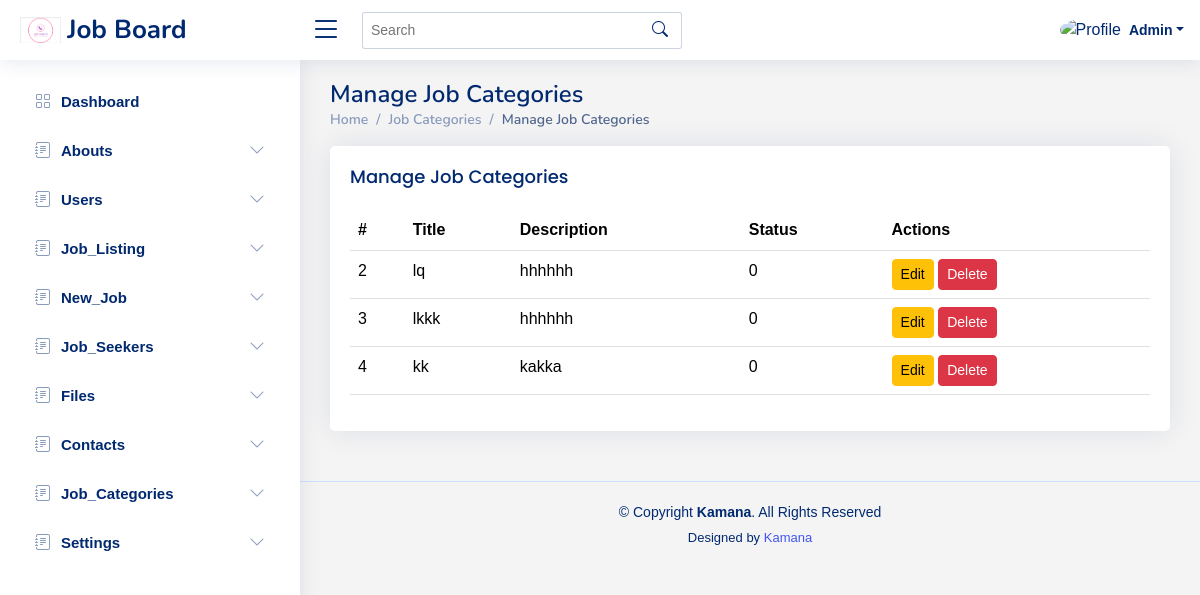
/admin/job_categories/index.php (signed in), run on the app's committed database.
### tables this page shows
CREATE TABLE `job_categories` (
  `id` int(11) NOT NULL,
  `title` varchar(30) NOT NULL,
  `description` text NOT NULL,
  `status` int(11) NOT NULL DEFAULT 1,
  `created_at` timestamp NOT NULL DEFAULT current_timestamp(),
  `updated_at` timestamp NOT NULL DEFAULT current_timestamp()
);

### admin/job_categories/index.php (the view, shortened to what this page needs)
<?php
require('../includes/header.php');
require('../includes/navbar.php');
require('../includes/sidebar.php');
?>
<main id="main" class="main">
    <div class="pagetitle">
        <h1>Manage Job Categories</h1>
        <nav>
            <ol class="breadcrumb">
                <li class="breadcrumb-item"><a href="index.html">Home</a></li>
                <li class="breadcrumb-item">Job Categories</li>
                <li class="breadcrumb-item active">Manage Job Categories</li>
            </ol>
        </nav>
    </div>
    <section class="section">
        <div class="row">
            <div class="col-lg-12">
                <div class="card">
                    <div class="card-body">
                        <h5 class="card-title">Manage Job Categories</h5>
                        <table class="table">
                            <thead>
                                <tr>
                                    <th scope="col">#</th>
                                    <th scope="col">Title</th>
                                    <th scope="col">Description</th>
                                    <th scope="col">Status</th>
                                    <th scope="col">Actions</th>
                                </tr>
                            </thead>
                            <tbody>
                                <?php
                                $select_query = "SELECT * FROM job_categories";
                                $result = mysqli_query($con, $select_query);
                                while ($row = mysqli_fetch_assoc($result)) {
                                    echo "<tr>";
                                    echo "<td>{$row['id']}</td>";
                                    echo "<td>{$row['title']}</td>";
                                    echo "<td>{$row['description']}</td>";
                                    echo "<td>{$row['status']}</td>";
                                    echo "<td>
                                                              <a href='edit.php?id={$row['id']}' class='btn btn-warning btn-sm'>Edit</a>
                                                              <a href='delete.php?id={$row['id']}' class='btn btn-danger btn-sm' onclick='return confirm(\"Are you sure you want to delete this job?\")'>Delete</a>
                                                            </td>";
                                    echo "</tr>";
                                  }
                                ?>
                            </tbody>
                        </table>
                    </div>
                </div>
            </div>
        </div>
    </section>
</main>
<?php require('../includes/footer.php'); ?>

### admin/assets/css/style.css (style rules this page uses)
:root { scroll-behavior: smooth; }
body { font-family: "Open Sans", sans-serif; background: #f6f9ff; color: #444444; }
a { color: #4154f1; text-decoration: none; }
h1, h2, h3, h4, h5, h6 { font-family: "Nunito", sans-serif; }
body { font-family: Arial, sans-serif; margin: 0; background-color: #f4f4f4; }
#main { margin-top: 60px; padding: 20px 30px; transition: all 0.3s; }
.pagetitle { margin-bottom: 10px; }
.pagetitle h1 { font-size: 24px; margin-bottom: 0; font-weight: 600; color: #012970; }
.card { margin-bottom: 30px; border: none; border-radius: 5px; box-shadow: 0px 0 30px rgba(1, 41, 112, 0.1); }
.card-title { padding: 20px 0 15px 0; font-size: 18px; font-weight: 500; color: #012970; font-family: "Poppins", sans-serif; }
.card-body { padding: 0 20px 20px 20px; }
.breadcrumb { font-size: 14px; font-family: "Nunito", sans-serif; color: #899bbd; font-weight: 600; }
.breadcrumb a { color: #899bbd; transition: 0.3s; }
.breadcrumb .breadcrumb-item::before { color: #899bbd; }
.breadcrumb .active { color: #51678f; font-weight: 600; }
@media (min-width: 1200px) { #main, #footer { margin-left: 300px; } }

### data on the page
job_categories: id "2", title "lq", description "hhhhhh", status "0"
job_categories: id "3", title "lkkk", description "hhhhhh", status "0"
job_categories: id "4", title "kk", description "kakka", status "0"
